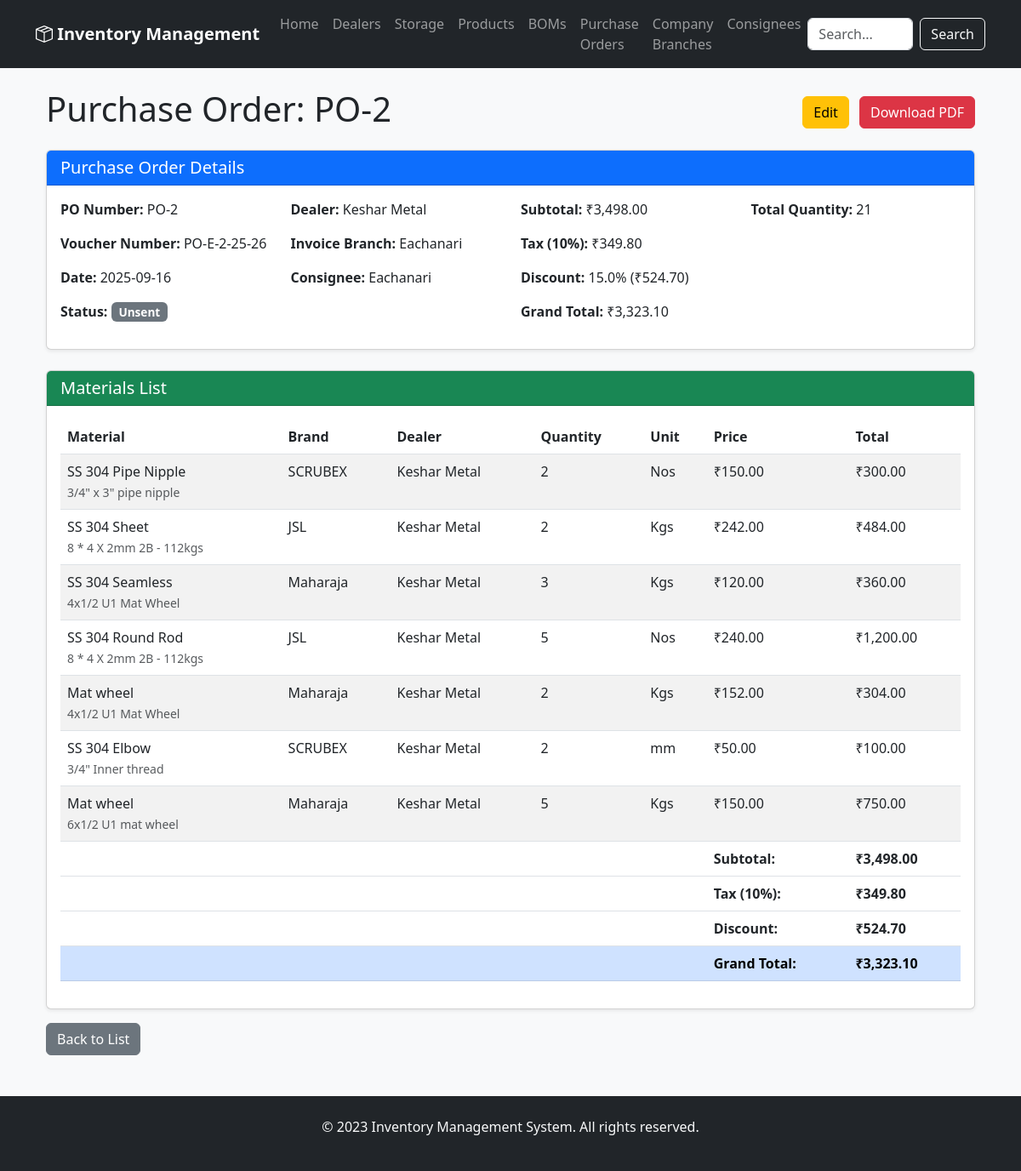
Screenshot of /purchase_orders/2 with the database file from the repository.
### app/models.py (models this page shows, shortened)
class PurchaseOrder(Base):
    __tablename__ = 'purchase_order'
    po_no = Column(Integer, primary_key=True)
    dealer_id = Column(Integer, ForeignKey('dealer.id'))
    date = Column(Date, default=date.today)
    status = Column(String(20))
    notes = Column(Text)
    discount = Column(Float, default=0.0)
    invoice_branch_id = Column(Integer, ForeignKey('company_branches.id'))
    consignee_id = Column(Integer, ForeignKey('consignees.id'))
    dealer = relationship('Dealer', backref='purchase_orders')
    invoice_branch = relationship('CompanyBranch', foreign_keys=[invoice_branch_id])
    consignee = relationship('Consignee', foreign_keys=[consignee_id])
    items = relationship('PurchaseOrderItem', back_populates='purchase_order', cascade='all, delete-orphan')

class CompanyBranch(Base):
    __tablename__ = 'company_branches'
    id = Column(Integer, primary_key=True)
    company_name = Column(String(120), nullable=False)
    branch_name = Column(String(120), nullable=False)
    address = Column(String(250), nullable=False)
    city = Column(String(100), nullable=False)
    state = Column(String(100), nullable=False)
    pincode = Column(String(20), nullable=False)
    gst_no = Column(String(50), nullable=False)
    state_code = Column(String(10), nullable=False)
    email = Column(String(120), nullable=False)
    branch_indicator = Column(String(1), nullable=False)

class Dealer(Base):
    __tablename__ = 'dealer'
    id = Column(Integer, primary_key=True)
    name = Column(String(120), nullable=False)
    address = Column(String(250))
    city = Column(String(100))
    state = Column(String(100))
    country = Column(String(100))
    pincode = Column(String(20))
    telephone = Column(String(50))
    mobile = Column(String(50))
    email = Column(String(120))
    gst_no = Column(String(50))
    bank_name = Column(String(100))
    account_no = Column(String(100))
    ifsc_code = Column(String(50))
    materials = relationship('Storage', back_populates='dealer', lazy='dynamic')

class Consignee(Base):
    __tablename__ = 'consignees'
    id = Column(Integer, primary_key=True)
    company_name = Column(String(120), nullable=False)
    branch_name = Column(String(120), nullable=False)
    address = Column(String(250), nullable=False)
    city = Column(String(100), nullable=False)
    state = Column(String(100), nullable=False)
    pincode = Column(String(20), nullable=False)
    gst_no = Column(String(50), nullable=False)
    state_code = Column(String(10), nullable=False)
    email = Column(String(120), nullable=False)
    branch_indicator = Column(String(1), nullable=False)

class PurchaseOrderItem(Base):
    __tablename__ = 'purchase_order_item'
    id = Column(Integer, primary_key=True)
    po_no = Column(Integer, ForeignKey('purchase_order.po_no'))
    material_id = Column(Integer, ForeignKey('storage.id'))
    material_name = Column(String(256))
    spec = Column(String(256))
    brand = Column(String(128))
    dealer_name = Column(String(120))
    quantity = Column(Integer)
    price = Column(Float)
    unit = Column(String(50))
    purchase_order = relationship('PurchaseOrder', back_populates='items')
    material = relationship('Storage', back_populates='po_items')

### app/routers/purchase_orders.py (the view)
@router.get("/{po_no}", response_class=HTMLResponse)
async def view_purchase_order(request: Request, po_no: int, db: Session = Depends(get_db)):
    try:
        purchase_order = db.query(models.PurchaseOrder).options(
            joinedload(models.PurchaseOrder.dealer),
            joinedload(models.PurchaseOrder.invoice_branch),
            joinedload(models.PurchaseOrder.consignee),
            joinedload(models.PurchaseOrder.items)
        ).filter(models.PurchaseOrder.po_no == po_no).first()
        if purchase_order is None:
            return templates.TemplateResponse("error.html", {
                "request": request,
                "status_code": 404,
                "detail": f"Purchase order with PO number {po_no} not found"
            })
        return templates.TemplateResponse("view_purchase_order.html", {
            "request": request,
            "purchase_order": purchase_order
        })
    except Exception as e:
        print(f"Error viewing purchase order: {e}")
        return templates.TemplateResponse("error.html", {
            "request": request,
            "status_code": 500,
            "detail": f"Error viewing purchase order: {str(e)}"
        })

### app/templates/view_purchase_order.html (shortened to what this page needs)
{% extends "base.html" %}
{% block content %}
<div class="container mt-4">
    <div class="d-flex justify-content-between align-items-center mb-3">
        <h1>Purchase Order: PO-{{ purchase_order.po_no }}</h1>
        <div>
            <a href="/purchase_orders/edit/{{ purchase_order.po_no }}" class="btn btn-warning me-2">Edit</a>
            <a href="/purchase_orders/{{ purchase_order.po_no }}/pdf" class="btn btn-danger" target="_blank">Download PDF</a>
        </div>
    </div>
    <div class="card mb-4">
        <div class="card-header bg-primary text-white">
            <h5 class="mb-0">Purchase Order Details</h5>
        </div>
        <div class="card-body">
            <div class="row">
                <div class="col-md-3">
                    <p><strong>PO Number:</strong> PO-{{ purchase_order.po_no }}</p>
                    <p><strong>Voucher Number:</strong> {{ purchase_order.voucher_number }}</p>
                    <p><strong>Date:</strong> {{ purchase_order.date.strftime('%Y-%m-%d') }}</p>
                    <p><strong>Status:</strong>
                        <span class="badge
                            {% if purchase_order.status == 'sent' %}bg-success
                            {% elif purchase_order.status == 'waiting' %}bg-warning
                            {% elif purchase_order.status == 'received' %}bg-info
                            {% else %}bg-secondary{% endif %}">
                            {{ purchase_order.status|title }}
                        </span>
                    </p>
                </div>
                <div class="col-md-3">
                    <p><strong>Dealer:</strong> {{ purchase_order.dealer.name if purchase_order.dealer else 'N/A' }}</p>
                    <p><strong>Invoice Branch:</strong> {{ purchase_order.invoice_branch.branch_name if purchase_order.invoice_branch else 'N/A' }}</p>
                    <p><strong>Consignee:</strong> {{ purchase_order.consignee.branch_name if purchase_order.consignee else 'N/A' }}</p>
                </div>
                <div class="col-md-3">
                    <p><strong>Subtotal:</strong> {{ purchase_order.subtotal|currency }}</p>
                    <p><strong>Tax (10%):</strong> {{ purchase_order.tax_amount|currency }}</p>
                    <p><strong>Discount:</strong> {{ purchase_order.discount }}% ({{ purchase_order.discount_amount|currency }})</p>
                    <p><strong>Grand Total:</strong> {{ purchase_order.grand_total|currency }}</p>
                </div>
                <div class="col-md-3">
                    <p><strong>Total Quantity:</strong> {{ purchase_order.total_quantity }}</p>
                </div>
            </div>
        </div>
    </div>
    <div class="card">
        <div class="card-header bg-success text-white">
            <h5 class="mb-0">Materials List</h5>
        </div>
        <div class="card-body">
            <div class="table-responsive">
                <table class="table table-striped">
                    <thead>
                        <tr>
                            <th>Material</th>
                            <th>Brand</th>
                            <th>Dealer</th>
                            <th>Quantity</th>
                            <th>Unit</th>
                            <th>Price</th>
                            <th>Total</th>
                        </tr>
                    </thead>
                    <tbody>
                        {% for item in purchase_order.items %}
                        <tr>
                            <td>
                                {{ item.material_name }}
                                {% if item.spec %}
                                    <br><small class="text-muted">{{ item.spec }}</small>
                                {% endif %}
                            </td>
                            <td>{{ item.brand or 'N/A' }}</td>
                            <td>{{ item.dealer_name or 'N/A' }}</td>
                            <td>{{ item.quantity }}</td>
                            <td>{{ item.unit }}</td>
                            <td>{{ item.price|currency }}</td>
                            <td>{{ (item.quantity * item.price)|currency }}</td>
                        </tr>
                        {% else %}
                        <tr>
                            <td colspan="7" class="text-center">No items in this purchase order.</td>
                        </tr>
                        {% endfor %}
                    </tbody>
                    <tfoot>
                        <tr>
                            <td colspan="5"></td>
                            <td><strong>Subtotal:</strong></td>
                            <td><strong>{{ purchase_order.subtotal|currency }}</strong></td>
                        </tr>
                        <tr>
                            <td colspan="5"></td>
                            <td><strong>Tax (10%):</strong></td>
                            <td><strong>{{ purchase_order.tax_amount|currency }}</strong></td>
                        </tr>
                        <tr>
                            <td colspan="5"></td>
                            <td><strong>Discount:</strong></td>
                            <td><strong>{{ purchase_order.discount_amount|currency }}</strong></td>
                        </tr>
                        <tr class="table-primary">
                            <td colspan="5"></td>
                            <td><strong>Grand Total:</strong></td>
                            <td><strong>{{ purchase_order.grand_total|currency }}</strong></td>
                        </tr>
                    </tfoot>
                </table>
            </div>
        </div>
    </div>
    <div class="mt-3">
        <a href="/purchase_orders" class="btn btn-secondary">Back to List</a>
    </div>
</div>
{% endblock %}

### app/static/css/style.css (style rules this page uses)
body { background-color: #f8f9fa; }
.card { box-shadow: 0 0.125rem 0.25rem rgba(0, 0, 0, 0.075); transition: box-shadow 0.15s ease-in-out; }
.badge { font-size: 0.85em; }

### rows the page displays
PurchaseOrder: po_no "2", voucher_number "PO-E-2-25-26", date "2025-09-16", status "Unsent", discount "15.0"
Dealer: dealer "Keshar Metal"
CompanyBranch: invoice_branch "Eachanari"
Consignee: consignee "Eachanari"
PurchaseOrderItem: subtotal "₹3,498.00", tax_amount "₹349.80", discount_amount "₹524.70", grand_total "₹3,323.10", total_quantity "21", material_name "SS 304 Pipe Nipple", spec "3/4\" x 3\" pipe nipple", brand "SCRUBEX", dealer_name "Keshar Metal", quantity "2", unit "Nos", price "₹150.00", (item.quantity*item.price)|currency "₹300.00"
PurchaseOrderItem: material_name "SS 304 Sheet", spec "8 * 4 X 2mm 2B - 112kgs", brand "JSL", dealer_name "Keshar Metal", quantity "2", unit "Kgs", price "₹242.00", (item.quantity*item.price)|currency "₹484.00"
PurchaseOrderItem: material_name "SS 304 Seamless", spec "4x1/2 U1 Mat Wheel", brand "Maharaja", dealer_name "Keshar Metal", quantity "3", unit "Kgs", price "₹120.00", (item.quantity*item.price)|currency "₹360.00"
PurchaseOrderItem: material_name "SS 304 Round Rod", spec "8 * 4 X 2mm 2B - 112kgs", brand "JSL", dealer_name "Keshar Metal", quantity "5", unit "Nos", price "₹240.00", (item.quantity*item.price)|currency "₹1,200.00"
PurchaseOrderItem: material_name "Mat wheel", spec "4x1/2 U1 Mat Wheel", brand "Maharaja", dealer_name "Keshar Metal", quantity "2", unit "Kgs", price "₹152.00", (item.quantity*item.price)|currency "₹304.00"
PurchaseOrderItem: material_name "SS 304 Elbow", spec "3/4\" Inner thread", brand "SCRUBEX", dealer_name "Keshar Metal", quantity "2", unit "mm", price "₹50.00", (item.quantity*item.price)|currency "₹100.00"
PurchaseOrderItem: material_name "Mat wheel", spec "6x1/2 U1 mat wheel", brand "Maharaja", dealer_name "Keshar Metal", quantity "5", unit "Kgs", price "₹150.00", (item.quantity*item.price)|currency "₹750.00"
